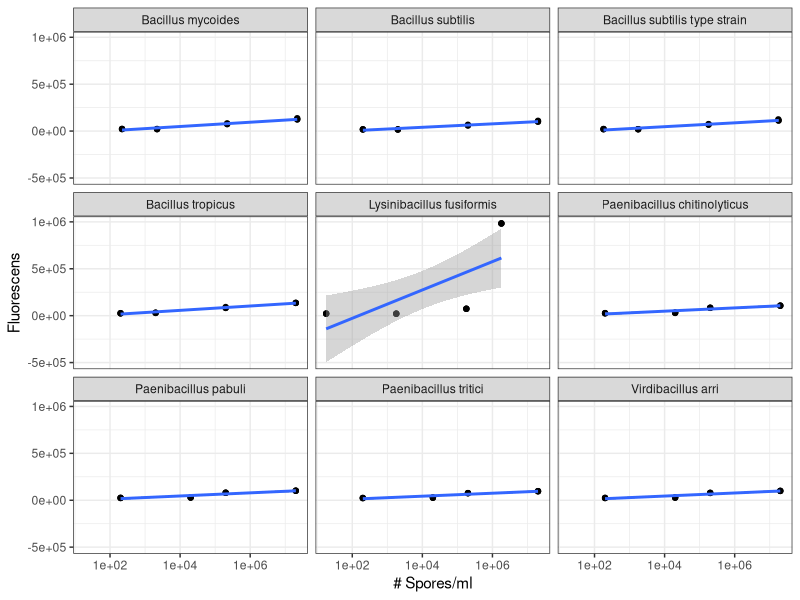

Write the R code that produced this figure.
##TbCl strandard curve
library(ggplot2)
tbcl<-read.delim('tbcl_std_curves.txt', header=T)

ggplot(tbcl, aes(No_spores, Fluorescens))+
  facet_wrap(~Name)+
  geom_point()+
  theme_bw()+
  ylab("Fluorescens")+
  xlab('# Spores/ml')+
  geom_smooth(method='lm')+
  scale_x_log10()
